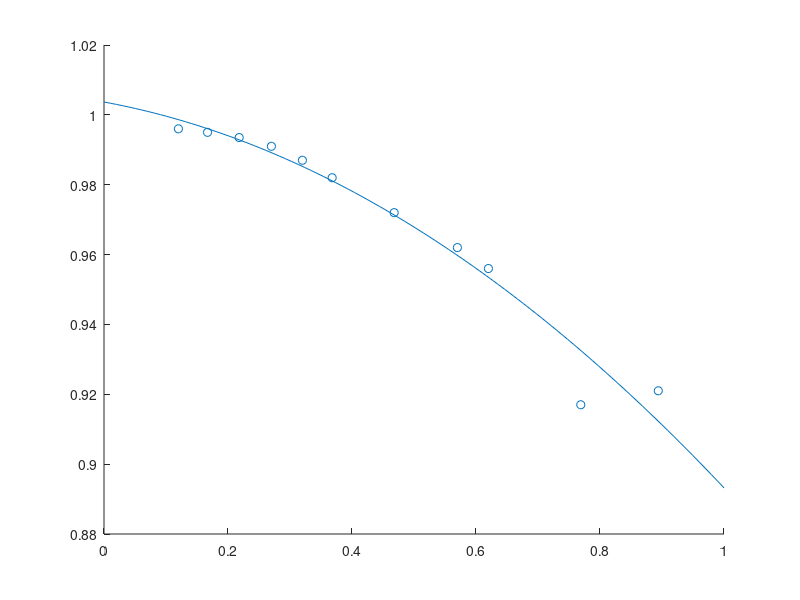

The MATLAB source for this figure:
x = [0.12,0.167,0.218,0.27,0.32,0.368,0.468,0.57,0.62,0.769,0.894];
y = [0.996,0.995,0.9935,0.991,0.987,0.982,0.972,0.962,0.956,0.917,0.921];
coefs = polyfit(x,y,2);

scatter(x,y)
hold on
xvals = linspace(0,1,100);
plot(xvals, polyval(coefs,xvals))
hold off